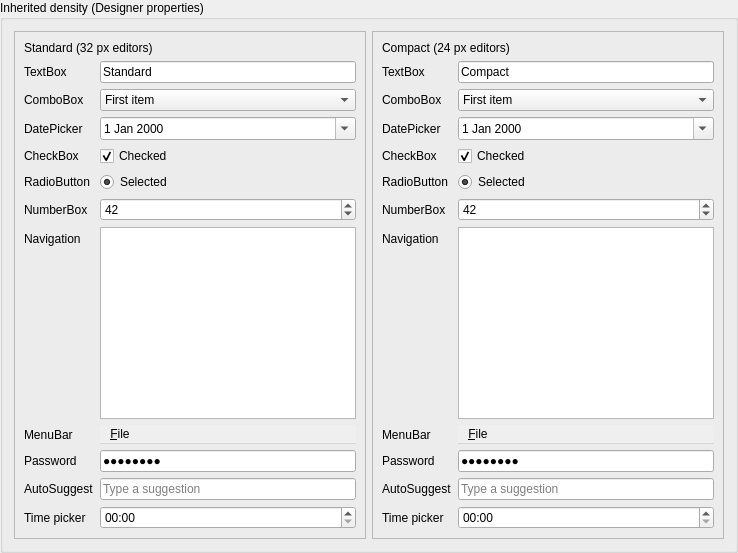
<widget class="QGroupBox" name="densityComparisonGroup"><property name="title"><string>Inherited density (Designer properties)</string></property><layout class="QHBoxLayout" name="densityComparisonLayout">
           <item><widget class="QFrame" name="standardDensityPanel"><property name="frameShape"><enum>QFrame::StyledPanel</enum></property><property name="winuiDensity" stdset="0"><string>standard</string></property><layout class="QFormLayout" name="standardDensityLayout"><item row="0" column="0" colspan="2"><widget class="QLabel" name="standardDensityTitle"><property name="text"><string>Standard (32 px editors)</string></property></widget></item><item row="1" column="0"><widget class="QLabel" name="standardDensityTextLabel"><property name="text"><string>TextBox</string></property></widget></item><item row="1" column="1"><widget class="QLineEdit" name="standardDensityEdit"><property name="text"><string>Standard</string></property></widget></item><item row="2" column="0"><widget class="QLabel" name="standardDensityComboLabel"><property name="text"><string>ComboBox</string></property></widget></item><item row="2" column="1"><widget class="QComboBox" name="standardDensityCombo"><item><property name="text"><string>First item</string></property></item><item><property name="text"><string>Second item</string></property></item></widget></item><item row="3" column="0"><widget class="QLabel" name="standardDensityDateLabel"><property name="text"><string>DatePicker</string></property></widget></item><item row="3" column="1"><widget class="QDateEdit" name="standardDensityDate"><property name="calendarPopup"><bool>true</bool></property></widget></item><item row="4" column="0"><widget class="QLabel" name="standardDensityCheckLabel"><property name="text"><string>CheckBox</string></property></widget></item><item row="4" column="1"><widget class="QCheckBox" name="standardDensityCheck"><property name="text"><string>Checked</string></property><property name="checked"><bool>true</bool></property></widget></item><item row="5" column="0"><widget class="QLabel" name="standardDensityRadioLabel"><property name="text"><string>RadioButton</string></property></widget></item><item row="5" column="1"><widget class="QRadioButton" name="standardDensityRadio"><property name="text"><string>Selected</string></property><property name="checked"><bool>true</bool></property></widget></item><item row="6" column="0"><widget class="QLabel" name="standardDensityNumberLabel"><property name="text"><string>NumberBox</string></property></widget></item><item row="6" column="1"><widget class="QSpinBox" name="standardDensityNumber"><property name="value"><number>42</number></property></widget></item><item row="7" column="0"><widget class="QLabel" name="standardDensityNavLabel"><property name="text"><string>Navigation</string></property></widget></item><item row="7" column="1"><widget class="QListWidget" name="standardDensityNav"><property name="winuiNavigationView" stdset="0"><bool>true</bool></property></widget></item><item row="8" column="0"><widget class="QLabel" name="standardDensityMenuLabel"><property name="text"><string>MenuBar</string></property></widget></item><item row="8" column="1"><widget class="QMenuBar" name="standardDensityMenu"><widget class="QMenu" name="standardDensityFileMenu"><property name="title"><string>&amp;File</string></property></widget><addaction name="standardDensityFileMenu"/></widget></item><item row="9" column="0"><widget class="QLabel" name="standardDensityPasswordLabel"><property name="text"><string>Password</string></property></widget></item><item row="9" column="1"><widget class="QLineEdit" name="standardDensityPassword"><property name="echoMode"><enum>QLineEdit::Password</enum></property><property name="text"><string>password</string></property></widget></item><item row="10" column="0"><widget class="QLabel" name="standardDensityAutoSuggestLabel"><property name="text"><string>AutoSuggest</string></property></widget></item><item row="10" column="1"><widget class="QLineEdit" name="standardDensityAutoSuggest"><property name="placeholderText"><string>Type a suggestion</string></property><property name="clearButtonEnabled"><bool>true</bool></property></widget></item><item row="11" column="0"><widget class="QLabel" name="standardDensityTimeLabel"><property name="text"><string>Time picker</string></property></widget></item><item row="11" column="1"><widget class="QTimeEdit" name="standardDensityTime"><property name="displayFormat"><string>HH:mm</string></property></widget></item></layout></widget></item>
           <item><widget class="QFrame" name="compactDensityPanel"><property name="frameShape"><enum>QFrame::StyledPanel</enum></property><property name="winuiDensity" stdset="0"><string>compact</string></property><layout class="QFormLayout" name="compactDensityLayout"><item row="0" column="0" colspan="2"><widget class="QLabel" name="compactDensityTitle"><property name="text"><string>Compact (24 px editors)</string></property></widget></item><item row="1" column="0"><widget class="QLabel" name="compactDensityTextLabel"><property name="text"><string>TextBox</string></property></widget></item><item row="1" column="1"><widget class="QLineEdit" name="compactDensityEdit"><property name="text"><string>Compact</string></property></widget></item><item row="2" column="0"><widget class="QLabel" name="compactDensityComboLabel"><property name="text"><string>ComboBox</string></property></widget></item><item row="2" column="1"><widget class="QComboBox" name="compactDensityCombo"><item><property name="text"><string>First item</string></property></item><item><property name="text"><string>Second item</string></property></item></widget></item><item row="3" column="0"><widget class="QLabel" name="compactDensityDateLabel"><property name="text"><string>DatePicker</string></property></widget></item><item row="3" column="1"><widget class="QDateEdit" name="compactDensityDate"><property name="calendarPopup"><bool>true</bool></property></widget></item><item row="4" column="0"><widget class="QLabel" name="compactDensityCheckLabel"><property name="text"><string>CheckBox</string></property></widget></item><item row="4" column="1"><widget class="QCheckBox" name="compactDensityCheck"><property name="text"><string>Checked</string></property><property name="checked"><bool>true</bool></property></widget></item><item row="5" column="0"><widget class="QLabel" name="compactDensityRadioLabel"><property name="text"><string>RadioButton</string></property></widget></item><item row="5" column="1"><widget class="QRadioButton" name="compactDensityRadio"><property name="text"><string>Selected</string></property><property name="checked"><bool>true</bool></property></widget></item><item row="6" column="0"><widget class="QLabel" name="compactDensityNumberLabel"><property name="text"><string>NumberBox</string></property></widget></item><item row="6" column="1"><widget class="QSpinBox" name="compactDensityNumber"><property name="value"><number>42</number></property></widget></item><item row="7" column="0"><widget class="QLabel" name="compactDensityNavLabel"><property name="text"><string>Navigation</string></property></widget></item><item row="7" column="1"><widget class="QListWidget" name="compactDensityNav"><property name="winuiNavigationView" stdset="0"><bool>true</bool></property></widget></item><item row="8" column="0"><widget class="QLabel" name="compactDensityMenuLabel"><property name="text"><string>MenuBar</string></property></widget></item><item row="8" column="1"><widget class="QMenuBar" name="compactDensityMenu"><widget class="QMenu" name="compactDensityFileMenu"><property name="title"><string>&amp;File</string></property></widget><addaction name="compactDensityFileMenu"/></widget></item><item row="9" column="0"><widget class="QLabel" name="compactDensityPasswordLabel"><property name="text"><string>Password</string></property></widget></item><item row="9" column="1"><widget class="QLineEdit" name="compactDensityPassword"><property name="echoMode"><enum>QLineEdit::Password</enum></property><property name="text"><string>password</string></property></widget></item><item row="10" column="0"><widget class="QLabel" name="compactDensityAutoSuggestLabel"><property name="text"><string>AutoSuggest</string></property></widget></item><item row="10" column="1"><widget class="QLineEdit" name="compactDensityAutoSuggest"><property name="placeholderText"><string>Type a suggestion</string></property><property name="clearButtonEnabled"><bool>true</bool></property></widget></item><item row="11" column="0"><widget class="QLabel" name="compactDensityTimeLabel"><property name="text"><string>Time picker</string></property></widget></item><item row="11" column="1"><widget class="QTimeEdit" name="compactDensityTime"><property name="displayFormat"><string>HH:mm</string></property></widget></item></layout></widget></item>
         </layout></widget>
